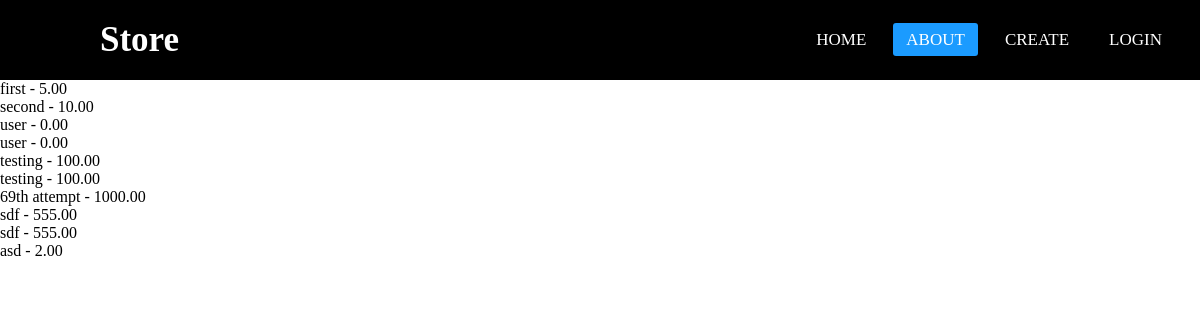
The page /books_list on the database its author committed.
### products/models.py (models this page shows, shortened)
class Product(models.Model):
    title       = models.CharField(max_length=25)
    price       = models.DecimalField(decimal_places=2,max_digits=9)
    description = models.TextField()
    active      = models.BooleanField(default=False)

### products/views.py (the view)
# urls.py: path('books_list',books_list_view.as_view()),
class books_list_view(ListView):
    model = Product

### products/templates/products/product_list.html
{% extends 'base.html' %}
{% block start %}
{% for book in object_list %}
{{ book.title }} - {{book.price}} <br>
{% endfor %}
{% endblock %}

### templates/base.html (shortened to what this page needs)
{% load static %}
<!DOCTYPE html>
<html lang="en">
<head>
    <link rel="stylesheet" type="text/css" href="{% static 'css/main.css' %}">
</head>
<body>
    <nav>
      <label class="logo">Store</label>
      <ul id="nav">
        <li><a class="btn" href="{% url 'home' %}">Home</a></li>
        <li><a class="btn active" href="{% url 'about' %}">About</a></li>
        <li><a class="btn" href="{% url 'create' %}">Create</a></li>
        <li><a class="btn" href="{% url 'login' %}">Login</a></li>
      </ul>
    </nav>
    {% block start %}
    {% endblock %}
</body>
</html>

### static/css/main.css (style rules this page uses)
* { padding: 0; margin: 0; text-decoration: none; list-style: none; box-sizing: border-box; }
body { font-family: montserrat; }
nav { background: black; height: 80px; width: 100%; }
label.logo { color: white; font-size: 35px; line-height: 80px; padding: 0 100px; font-weight: bold; }
nav ul { float: right; margin-right: 20px; }
nav ul li { display: inline-block; line-height: 80px; margin: 0 5px; }
nav ul li a { color: white; font-size: 17px; padding: 7px 13px; border-radius: 3px; text-transform: uppercase; }
a.active,a:hover { background: #1b9bff; transition: .5s; }

### rows shown on the page
Product: title "first", price "5.00"
Product: title "second", price "10.00"
Product: title "user", price "0.00"
Product: title "user", price "0.00"
Product: title "testing", price "100.00"
Product: title "testing", price "100.00"
Product: title "69th attempt", price "1000.00"
Product: title "sdf", price "555.00"
Product: title "sdf", price "555.00"
Product: title "asd", price "2.00"
